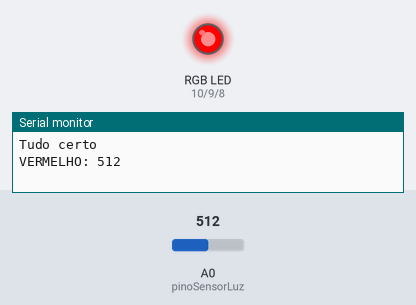
Simulated run of this sketch. Board: Arduino Uno, built with avr-gcc and run on an emulated ATmega328P. On the bench: an RGB LED mixed from three pins (HIGH = lit), the last lines printed to the serial monitor. Inputs (shaded band) come from the test bench; at power-on: A0 (pinoSensorLuz) = 512.

Above: at 4.2 s.
4.3 s: A0 (pinoSensorLuz) set to 834
At 5.1 s:
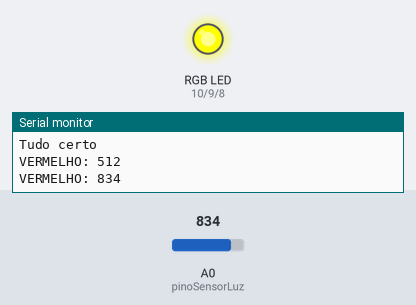
9.3 s: A0 (pinoSensorLuz) set to 862
At 10.9 s:
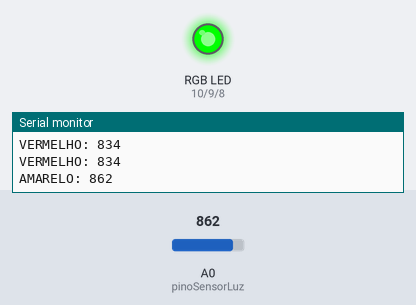
Timing chart, 0 to 19.5 s (numbered marks = the images above; inputs shaded):
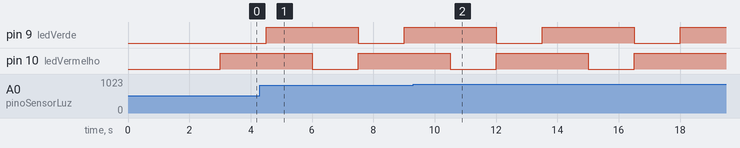

Measured:
- the behaviour switches between 850 and 851 on A0 (pinoSensorLuz) (found by bisection; images 1 and 2)
- by itself, pin 9 (ledVerde), pin 10 (ledVermelho): alternates HIGH for 3.0 s and LOW for 1.5 s

The sketch:

sensorDeLuzComLedRGB.ino
```cpp
int ledAzul = 8;
int ledVerde = 9;
int ledVermelho = 10;

int pinoSensorLuz = A0;
int valorLuz;

void setup() {
  pinMode(ledAzul,OUTPUT);
  pinMode(ledVerde,OUTPUT);
  pinMode(ledVermelho,OUTPUT);

  Serial.begin(9600);
  Serial.println();
  Serial.println("Tudo certo");
  delay(3000);
}

void loop() {
  digitalWrite(ledAzul,LOW);
  digitalWrite(ledVerde,LOW);
  digitalWrite(ledVermelho,HIGH);
  lerLuz();
  delay(1500);
  analogWrite(ledAzul,0);
  analogWrite(ledVerde,255);
  analogWrite(ledVermelho,255);
  lerLuz();
  delay(1500);
  digitalWrite(ledAzul,LOW);
  digitalWrite(ledVerde,HIGH);
  digitalWrite(ledVermelho,LOW);
  lerLuz();
  delay(1500);
}

void lerLuz(){
  valorLuz = analogRead(pinoSensorLuz);
  if(valorLuz > 885) {
    Serial.print("VERDE: ");
    Serial.println(valorLuz);
  } else if(valorLuz > 850) {
    Serial.print("AMARELO: ");
    Serial.println(valorLuz);
  } else {
    Serial.print("VERMELHO: ");
    Serial.println(valorLuz);
  }
}
```
